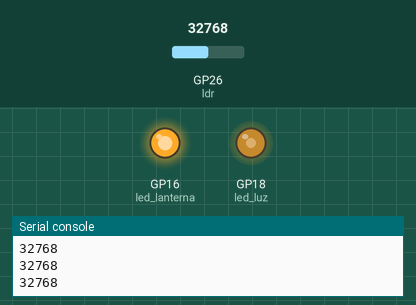
Recording of a program running on a simulated Raspberry Pi Pico running MicroPython. Parts: output pins drawn as LEDs (lit = HIGH), the last lines printed to the serial console. The test bench sets the inputs (shaded band); at power-on: GP26 (ldr) = 32768 (analog values on the 0–65535 scale).

Above: at 1.2 s.
1.3 s: GP26 (ldr) set to 19660
At 2.4 s:
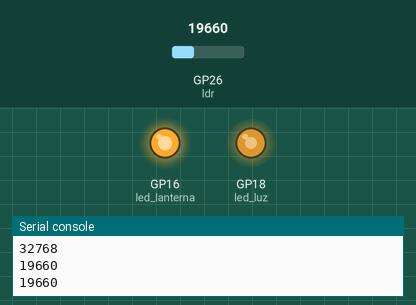
3.5 s: GP26 (ldr) set to 7864
At 5.1 s:
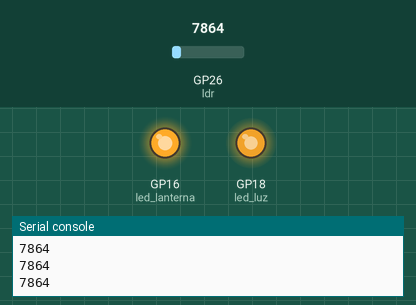
5.5 s: GP26 (ldr) set to 57670
At 6.6 s:
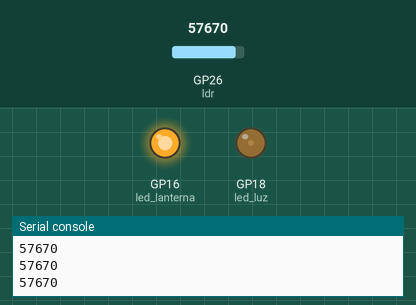
Timing chart, 0 to 8.5 s (numbered marks = the images above; inputs shaded):
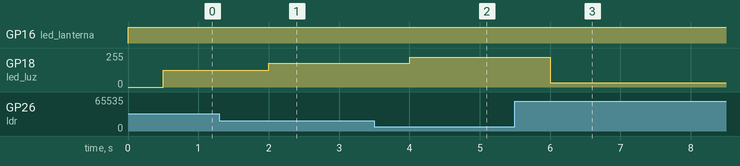

The program:

pir_e_ldr.py
```python
#TESTE PIR

# from machine import Pin
# from utime import sleep
#
# pir = Pin(17,Pin.IN)
# sleep(10)
#
# while True:
#     leitura = pir.value()
#     if leitura == 1:
#         print('Presença detectada')
#     else:
#         print('Nada detectado')
#     sleep(0.5)


#TESTE LDR

from machine import Pin, ADC, PWM
from utime import sleep

led_lanterna = Pin(16, Pin.OUT ) #definir a porta, e se o led é entrada ou saída
led_luz = PWM(Pin(18))
led_luz.freq(1000)


ldr = ADC(26)

while True:
    led_lanterna.value(1)
    leitura_luz = ldr.read_u16()
    print(leitura_luz)
    sleep(0.5)
    brilho_invertido = 65535 - leitura_luz
    led_luz.duty_u16(brilho_invertido)
```

Measured:
- after the input at 1.3 s, GP18 (led_luz): 127/255 → 179/255 after 0.70 s
- after the input at 3.5 s, GP18 (led_luz): 179/255 → 224/255 after 0.50 s
- after the input at 5.5 s, GP18 (led_luz): 224/255 → 31/255 after 0.50 s
